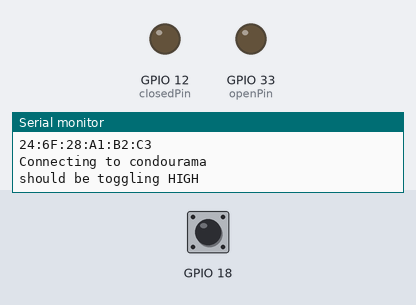
This sketch was run on a simulated ESP32. Shown: output pins drawn as LEDs (lit = HIGH), the last lines printed to the serial monitor. The test bench sets the inputs (shaded band); at power-on: GPIO 18 HIGH. WiFi joins after 1.5 s; servers stay silent unless stated.

Above: at 0.1 s.
At 10.3 s:
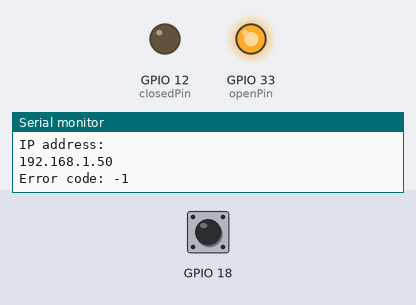
Timing chart, 0 to 11.8 s (numbered marks = the images above):
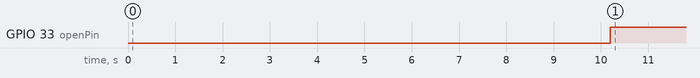

The sketch:

indicator.ino
```cpp
/*
  Ultrasonic Sensor HC-SR04 and Arduino Tutorial

  by Dejan Nedelkovski,
  www.HowToMechatronics.com

*/

// Import required libraries

#include <WiFi.h>
#include <AsyncTCP.h>
#include <HTTPClient.h>
#include "Credentials.h"
#include <Arduino_JSON.h>

// the following variables are unsigned longs because the time, measured in
// milliseconds, will quickly become a bigger number than can be stored in an int.
unsigned long lastTime = 0;
// Timer set to 10 minutes (600000)
//unsigned long timerDelay = 600000;
// Set timer to 5 seconds (5000)
unsigned long timerDelay = 10000;
time_t now;
char strftime_buf[64];
struct tm timeinfo;
// Replace with your network credentials
const char* ssid = "condourama";
const char* checkEndpoint = "http://192.168.1.66/";
const char* toggleEndpoint = "http://192.168.1.66/toggle";
const int openPin = 33;
const int closedPin = 12;
const int networkPin = 23;
int connectCount = 0;
String fetchedResult;
struct Button {
  const uint8_t PIN;
  uint32_t numberKeyPresses;
  bool pressed;
  uint32_t lastTime;
};

TaskHandle_t Task1;

Button button1 = {18, 0, false, millis()};
//
//void IRAM_ATTR isr() {
//  Serial.println("IN INTERRUPT");
//  button1.numberKeyPresses += 1;
//  button1.lastTime = millis();
//  button1.pressed = true;
//}
void Task1code( void * parameter) {
  for(;;) {
    if(digitalRead(button1.PIN) == LOW){
      button1.numberKeyPresses++;
      if(button1.numberKeyPresses > 3) {
        button1.pressed = true;
      }
    } else {
      if(button1.numberKeyPresses > 0) {
        button1.numberKeyPresses--;
      }
    }
    delay(100);
  }
}

void setup() {
    xTaskCreatePinnedToCore(
                    Task1code,   /* Task function. */
                    "Task1",     /* name of task. */
                    10000,       /* Stack size of task */
                    NULL,        /* parameter of the task */
                    1,           /* priority of the task */
                    &Task1,      /* Task handle to keep track of created task */
                    1);
  Serial.begin(115200);
  pinMode(button1.PIN, INPUT_PULLUP);
  pinMode(openPin, OUTPUT);
  pinMode(closedPin, OUTPUT);
  Serial.println(WiFi.macAddress());

  // Connect to Wi-Fi network with SSID and password
  Serial.print("Connecting to ");
  Serial.println(ssid);
  WiFi.begin(ssid, password);
  while (WiFi.status() != WL_CONNECTED) {
    digitalWrite(networkPin, HIGH);
    Serial.println("should be toggling HIGH");
    delay(250);
    connectCount++;
    digitalWrite(networkPin, LOW);
        Serial.println("should be toggling LOW");
    delay(250);
    Serial.println("not yet...");
    Serial.println(WiFi.status());
    if (connectCount > 10) {
      digitalWrite(networkPin, HIGH);
      WiFi.begin(ssid, password);

      connectCount = 0;
      delay(500);

      digitalWrite(networkPin, LOW);
    }
  }
  // Print local IP address and start web server
  Serial.println("");
  Serial.println("WiFi connected.");
  Serial.println("IP address: ");
  Serial.println(WiFi.localIP());
  digitalWrite(networkPin, HIGH);
  delay(500);
}

String httpGETRequest(const char* serverName) {
  HTTPClient http;

  // Your IP address with path or Domain name with URL path
  http.begin(serverName);

  // Send HTTP POST request
  int httpResponseCode = http.GET();

  String payload = "{}";

  if (httpResponseCode > 0) {
    payload = http.getString();
  }
  else {
    Serial.print("Error code: ");
    Serial.println(httpResponseCode);
  }
  // Free resources
  http.end();

  return payload;
}
void loop() {

  //Send an HTTP POST request every 5 sec
  if ((millis() - lastTime) > timerDelay) {
    if (button1.pressed) {


      Serial.printf("Button 1 has been pressed %u times\n", button1.numberKeyPresses);
//      Serial.println(timeClient.getFormattedTime());
      Serial.println("Issuing toggle");

      httpGETRequest(toggleEndpoint);
      button1.pressed = false;
      button1.numberKeyPresses = 0;

    }
    //Check WiFi connection status
    if (WiFi.status() == WL_CONNECTED) {

      // Your Domain name with URL path or IP address with path
      fetchedResult = httpGETRequest(checkEndpoint);
      // Send HTTP GET request
      JSONVar resultJSON = JSON.parse(fetchedResult);
      if (JSON.typeof(resultJSON) == "undefined") {
        Serial.println("PARSE FAILURE");
        return;
      }
      if ((resultJSON["status"] == (JSONVar) "Closed")) {
        digitalWrite(closedPin, HIGH);
        digitalWrite(openPin, LOW);
      } else {
        digitalWrite(openPin, HIGH);
        digitalWrite(closedPin, LOW);
      }
    }
    else {
      Serial.println("WiFi Disconnected");
      ESP.restart();
    }
    lastTime = millis();
  }
}
```

Credentials.h
```cpp
const char* password = "thetruck1sstuck";
```

Measured:
- by itself, GPIO 33 (openPin): LOW → HIGH at 10.2 s
